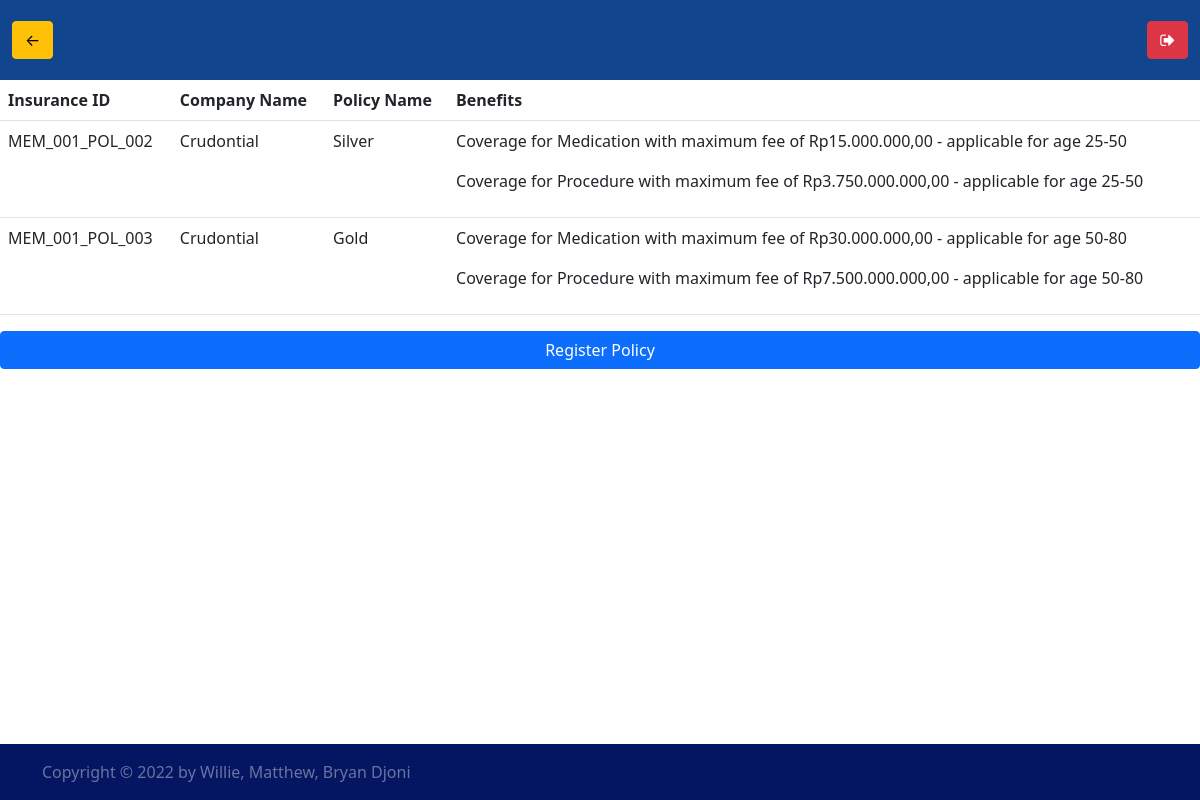
Before: /insurances (signed in) with the older database file.
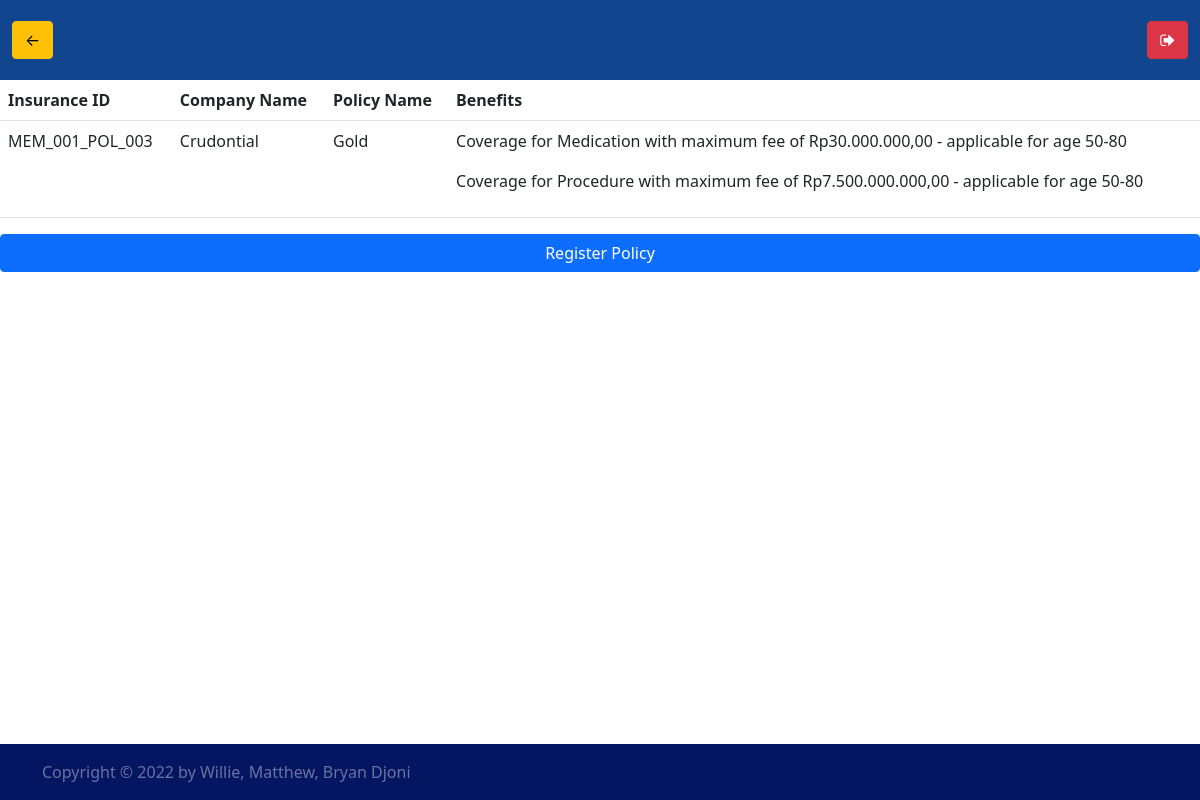
After: the same page with the newer database file.
### aegisCorp/models/insuranceModel.py (models this page shows)
class CustomerInsurance(db.Model):
    __tablename__ = 'customerInsurances'
    member = relationship("Customer", back_populates='insurances')
    member_id = db.Column(db.Integer, db.ForeignKey('customers.id'), primary_key=True)
    policy = relationship("InsurancePolicy", back_populates='customer_insurances')
    policy_id = db.Column(db.Integer, db.ForeignKey('policies.id'), primary_key=True)
    expiration_date = db.Column(db.DateTime, nullable=False)

class InsuranceCompany(db.Model):
    __tablename__ = 'companies'
    id = db.Column(db.Integer, primary_key=True)
    name = db.Column(db.String(255), unique=True, nullable=False)
    staffs = relationship("InsuranceStaff", back_populates='company')
    policies = relationship("InsurancePolicy", back_populates='company')

class InsurancePolicy(db.Model):
    __tablename__ = 'policies'
    id = db.Column(db.Integer, primary_key=True)
    name = db.Column(db.String(255), unique=True, nullable=False)
    company = relationship("InsuranceCompany", back_populates='policies')
    company_id = db.Column(db.Integer, db.ForeignKey('companies.id'), primary_key=True)
    benefits = relationship("PolicyBenefit", back_populates='policy')
    customer_insurances = relationship("CustomerInsurance", back_populates='policy')

### aegisCorp/routes/customer.py (the view)
@customer.route("/insurances")
@customer_only
def get_insurances():
    user = user_models.get("Customer").query.filter_by(user_id=current_user.id).first()
    insurances = CustomerInsurance.query.filter_by(member_id=user.id)
    return render_template("customer.html", insurances=insurances, purpose='show')

### aegisCorp/utils/filters/insurance.py (called while the page is built)
def format_insurance_id(insurance):
    return f"MEM_{format_id(insurance.member_id)}_POL_{format_id(insurance.policy_id)}"

def get_insurance_benefits(insurance):
    return [f"Coverage for {benefit.benefit.type.name.capitalize()} \
        with maximum fee of {currency(benefit.benefit.price_limit*15000)} - \
        applicable for age {benefit.benefit.min_age}-{benefit.benefit.max_age}"
        for benefit in insurance.policy.benefits
    ]

def get_insurance_company(insurance):
    return insurance.policy.company.name

def get_insurance_policy(insurance):
    return insurance.policy.name

### aegisCorp/utils/filters/utils.py (called while the page is built)
def currency(price:int):
    price_str = str(price)
    prefix_index = len(price_str)%3 if len(price_str)%3!=0 else 3
    prefix = price_str[:prefix_index]
    suffix = price_str[prefix_index:]
    return 'Rp' + prefix +''.join(["." + suffix[i*3:3*i+3] for i in range(len(price_str)//3) if suffix[i*3:i*3+3]!='']) + ',00'

def format_id(id):
    count = len(str(id))
    return "0"*(3-count) + str(id)

### aegisCorp/templates/customer.html (shortened to what this page needs)
{% extends "./layout.html" %}
{% block back_button %}
    <a href="{{url_for('views.home')}}" class="btn btn-warning">&larr;</a>
{% endblock %}
{% block content %}
    {% if purpose == 'add' %}
    <form action="{{url_for('customer.add_insurance')}}" method="post">
        {{form.csrf_token}}
        {% with messages = get_flashed_messages() %}
            {% if messages: %}
            <p style="color:red;">{{messages[0]}}</p>
            {% endif %}
        {% endwith %}
        <div class="mb-3">
            <label class="form-label">{{form.insurance_id.label}}</label>
            {{form.insurance_id(class='form-control')}}
        </div>
        {{form.submit(class="btn btn-primary float-end")}}
    </form>
    {% elif purpose =='show' %}
    <table class="table">
        <tr>
            <th>Insurance ID</th>
            <th>Company Name</th>
            <th>Policy Name</th>
            <th>Benefits</th>
        </tr>
        {% if insurances.count() == 0 %}
        <tr>
            <td colspan="4"><h3>No Insurance!</h3></td>
        </tr>
        {% else %}
        {% for insurance in insurances: %}
        <tr>
            <td>{{insurance | format_insurance_id}}</td>
            <td>{{insurance | get_insurance_company}}</td>
            <td>{{insurance | get_insurance_policy}}</td>
            <td>
                {% for benefit in insurance | get_insurance_benefits %}
                <p>{{benefit}}</p>
                {% endfor %}
            </td>
        </tr>
        {% endfor %}
        {% endif %}
    </table>
    <a href="{{url_for('customer.add_insurance')}}" class="btn btn-primary float-end">Register Policy</a>
    {% endif %}
{% endblock %}

### aegisCorp/templates/layout.html (shortened to what this page needs)
<!DOCTYPE html>
<html lang="en">
<head>
    <link href="https://cdn.jsdelivr.net/npm/bootstrap@5.1.0/dist/css/bootstrap.min.css" rel="stylesheet">
    <link rel="stylesheet" href="https://pro.fontawesome.com/releases/v5.10.0/css/all.css"/>
    <link rel="stylesheet" href="https://cdnjs.cloudflare.com/ajax/libs/font-awesome/4.7.0/css/font-awesome.min.css">
    <link rel="stylesheet" href="{{url_for('static', filename='css/styles.css')}}">
</head>
<body class="d-flex flex-column h-100">
    <header class="container-fluid header d-flex justify-content-between align-items-center">
        {% block back_button %}{% endblock %}
        {% if current_user.is_authenticated %}
            <div class="btn btn-danger align-self-center ml-auto">
                <a href="{{url_for('auth.logout')}}" class="fa">&#xf08b;</a>
            </div>
        {% endif %}
    </header>
    {% block content %}{% endblock %}
    <footer class="footer mt-auto py-3">
        <div class="container">
            <span>Copyright &#169; 2022 by Willie, Matthew, Bryan Djoni</span>
        </div>
    </footer>
</body>
</html>
</body>
</html>

### aegisCorp/static/css/styles.css (style rules this page uses)
body { min-width: 100vw; width:100vw; min-height: 100vh; height:100vh; }
body header div a { text-decoration: none; color: white; right: 0; }
.header { background-color: rgb(17, 70, 143); height: 5em; }
footer { background-color: rgb(4, 21, 98); color: white; }
footer div span { opacity: 0.4; }

Changed rows visible on the page:
removed CustomerInsurance: member+policy "MEM_001_POL_002", name "Crudontial", name "Silver", get_insurance_benefits "Coverage for Medication with maximum fee of Rp15.000.000,00 - applicable for age 25-50" "Coverage for Procedure with maximum fee of Rp3.750.000.000,00 - applicable for age 25-50"
